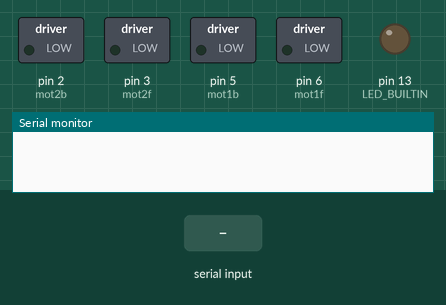
Recording of a sketch running on a simulated Arduino Uno, built with avr-gcc and run on an emulated ATmega328P. Shown: switched loads named in the sketch (green lamp = pin HIGH), output pins drawn as LEDs (lit = HIGH), the last lines printed to the serial monitor. The inputs (shaded band) are chosen by the test bench.

Above: at 1.4 s.
1.5 s: "vasakule\n" received over Serial
At 1.8 s:
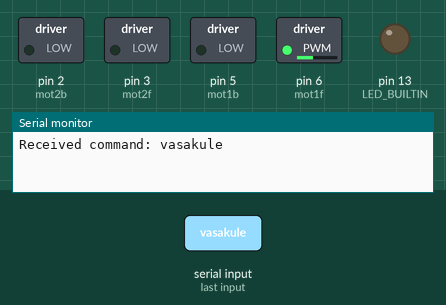
3.0 s: "paremale\n" received over Serial
At 4.1 s:
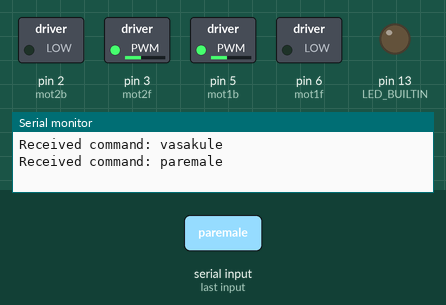
4.5 s: "otse\n" received over Serial
At 5.1 s:
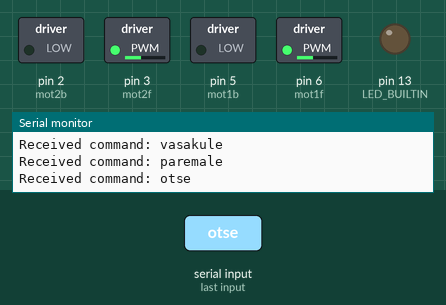
6.0 s: "tagasi\n" received over Serial
At 6.3 s:
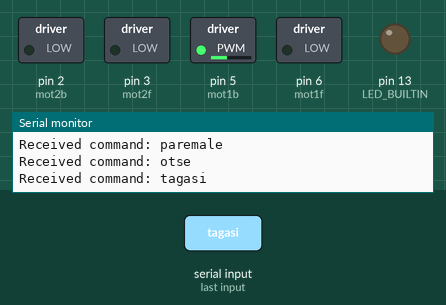
Timing chart, 0 to 9.0 s (numbered marks = the images above; inputs shaded):
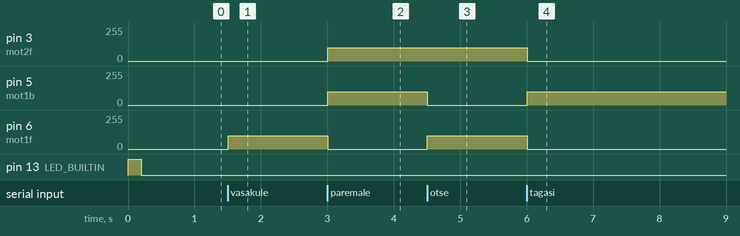

The sketch:

arduino_speech_commands.ino
```cpp
// Mootorid
const int mot1f = 6, mot1b = 5; //parem
const int mot2f = 3, mot2b = 2; //vasak
int mot_speed = 100;
const int errorLED = 13;


String input = "";

void setup() {
  Serial.begin(9600);

  // Set motor pins as outputs
  pinMode(mot1f, OUTPUT);
  pinMode(mot1b, OUTPUT);
  pinMode(mot2f, OUTPUT);
  pinMode(mot2b, OUTPUT);

  // Optional: Blink LED to indicate startup
  pinMode(LED_BUILTIN, OUTPUT);
  digitalWrite(LED_BUILTIN, HIGH);
  delay(200);
  digitalWrite(LED_BUILTIN, LOW);
}

void loop() {
  // Read input string from serial until newline
  while (Serial.available()) {
    char c = Serial.read();
    if (c == '\n') {
      handleCommand(input);
      input = "";
    } else {
      input += c;
    }
  }
}

void handleCommand(String command) {
  Serial.print("Received command: ");
  Serial.println(command);

  if (command.equals("vasakule")) {
    motors_left();
  } else if (command.equals("paremale")) {
    motors_right();
  } else if (command.equals("otse")) {
    motors_forward();
  } else if (command.equals("tagasi")) {
    motors_back();
  } else if (command.equals("stop")) {
    motors_stop();
  } else {
    Serial.println("Unknown command.");
  }
}

// === Motor movement functions ===

void motors_forward() {
  analogWrite(mot1f, mot_speed);
  analogWrite(mot2f, mot_speed);
  digitalWrite(mot1b, LOW);
  digitalWrite(mot2b, LOW);
}

void motors_back() {
  digitalWrite(mot1f, LOW);
  digitalWrite(mot2f, LOW);
  analogWrite(mot1b, mot_speed);
  analogWrite(mot2b, mot_speed);
}

void motors_stop() {
  digitalWrite(mot1f, LOW);
  digitalWrite(mot2f, LOW);
  digitalWrite(mot1b, LOW);
  digitalWrite(mot2b, LOW);
}

void motors_left() {
  analogWrite(mot1f, mot_speed);
  digitalWrite(mot2f, LOW);
  digitalWrite(mot1b, LOW);
  analogWrite(mot2b, mot_speed);
}

void motors_right() {
  digitalWrite(mot1f, LOW);
  analogWrite(mot2f, mot_speed);
  analogWrite(mot1b, mot_speed);
  digitalWrite(mot2b, LOW);
}
```

Measured:
- after the input at 1.5 s, pin 6 (mot1f): 0/255 → 100/255 at once
- after the input at 3.0 s, pin 3 (mot2f), pin 5 (mot1b): 0/255 → 100/255 at once; pin 6 (mot1f): 100/255 → 0/255 at once
- after the input at 4.5 s, pin 5 (mot1b): 100/255 → 0/255 at once; pin 6 (mot1f): 0/255 → 100/255 at once
- after the input at 6.0 s, pin 3 (mot2f), pin 6 (mot1f): 100/255 → 0/255 at once; pin 5 (mot1b): 0/255 → 100/255 at once
